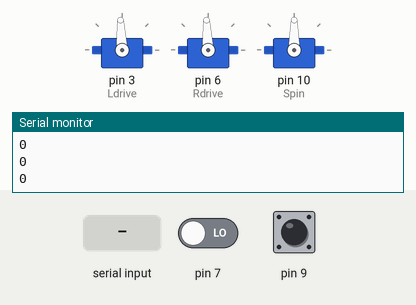
Simulated run of this sketch. Board: Arduino Uno, built with avr-gcc and run on an emulated ATmega328P. Shown: 3 × servo, the last lines printed to the serial monitor. The inputs (shaded band) are chosen by the test bench; at power-on: pin 9 HIGH, pin 7 LOW.

Above: at 1.2 s.
1.3 s: "9" received over Serial
At 2.6 s:
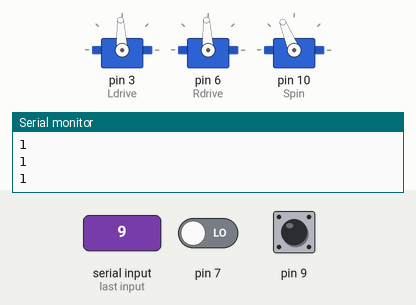
3.0 s: pin 9 pulled LOW for 0.15 s
At 3.47 s:
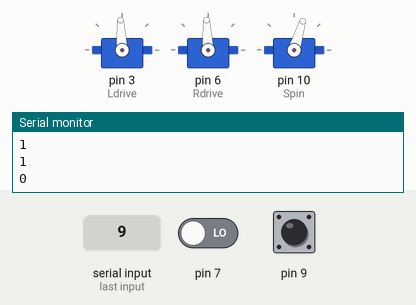
5.0 s: "1" received over Serial
At 5.3 s:
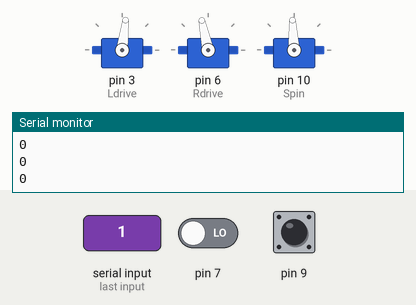
6.5 s: "2" received over Serial
At 7.7 s:
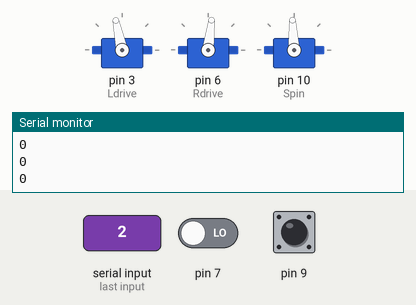
8.0 s: "4" received over Serial
At 9.0 s:
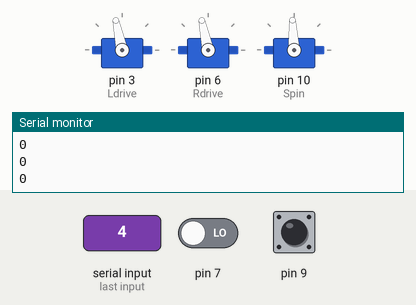
9.5 s: "9" received over Serial
At 10.8 s:
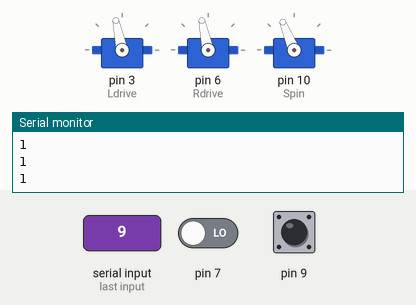
Timing chart, 0 to 12.2 s (numbered marks = the images above; inputs shaded):
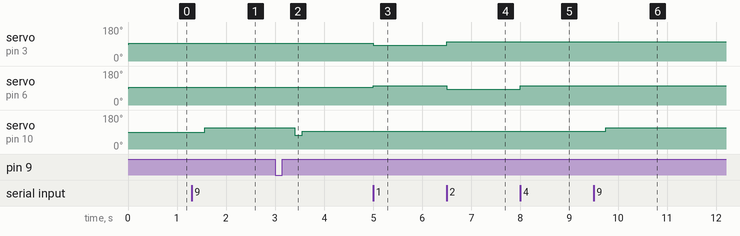

The sketch:

T_shirt_launcher_fianle.ino
```cpp
/* Circuit Birds T-Shirt Robot 2016
 *  Bluetooth Arduino Robot
 *
 *  Left=a
 *  Forward=w
 *  Right=d
 *  Back=s
 *
 * ID= testbot
 * Pass=1234
 *
 */
#include <Servo.h>
//load up servo files
  Servo Ldrive,Rdrive,Spin;
  //servo range from 1000 to 2000 with 1500 being neutrel
  int income,incomeprev;
  bool fstate,lstate,bstate,rstate,letgo,shotswitch,spincheck;
  bool dummy;
  //name for bluetooth incoming data
void setup()
{
  pinMode(9,INPUT);
   digitalWrite(9,HIGH);
  digitalWrite(7,LOW);
  Serial.begin(9600);
  //9600 mbs will conigure the serial(bluetooth) reader

Ldrive.attach(3);
Rdrive.attach(6);
Spin.attach(10);

//Pins must be set to servo mode as such before use

income=-1;
incomeprev=-1;
//will clear up any data thats is being sent to it on boot

fstate=0;
lstate=0;
bstate=0;
rstate=0;

letgo=0;//let go of the buttons
shotswitch=1;
spincheck=0;
}

void loop()
{
  income = Serial.read();
   //reads the incoming data sent
 if(income==incomeprev==-1){
  incomeprev=0;
 }
 if(income!=incomeprev){
  if(income==49){//1 forward
    fstate=!fstate;
   lstate=0;
   bstate=0;
   rstate=0;
  }
  if(income==50){//2 back
    fstate=0;
   lstate=0;
   bstate=!bstate;
   rstate=0;
  }
  if(income==51){//3 left
    fstate=0;
   lstate=!lstate;
   bstate=0;
   rstate=0;
  }
  if(income==52){//4 right
    fstate=0;
   lstate=0;
   bstate=0;
   rstate=!rstate;
  }
 }
 incomeprev=income;


  if(fstate){//w forward 119
     Ldrive.write(1400);
   Rdrive.write(1600);
   /*Ldrive.write(1200);
   Rdrive.write(1800);
  */
  }
    else if(lstate){//a left 97
   Ldrive.write(1400);
   Rdrive.write(1400);
  }
  else if(bstate){//s back 115
     Ldrive.write(1600);
     Rdrive.write(1400);
  }
  else if(rstate){//d right 100
     Ldrive.write(1600);
     Rdrive.write(1600);
  }
  else{//NEUTREAL brake
    delay(10);
    Ldrive.write(1500);
    Rdrive.write(1500);
  }
  dummy=digitalRead(7);
 if(income==57&&spincheck==0){//9 Shoot X
  spincheck=1;
  digitalWrite(7,HIGH);
  delay(250);
   digitalWrite(7,LOW);
  Spin.write(1700);
  delay(1000);
  shotswitch=1;
    while(shotswitch==1){
    shotswitch=digitalRead(9);
  Serial.println(shotswitch);
    }
      delay(400);
  Spin.write(1300);
  delay(150);
  Spin.write(1500);
  digitalWrite(9,HIGH);
 spincheck=0;
 }
 dummy=digitalRead(7);
 Serial.println(dummy);
 // Serial.println(shotswitch);
  //for debugging sends to serial moniter on a pc. (may be a sepret com port open for it)
 //delay(42);
  //"the meaning of life the universe and everything." and a very nice delay.
}
```

Measured:
- after the input at 1.3 s, servo on pin 10 (Spin): 90° → 112° after 0.26 s
- after the input at 3.0 s, servo on pin 10 (Spin): 112° → 73° after 0.40 s, → 93° 0.15 s later
- after the input at 5.0 s, servo on pin 3 (Ldrive): 93° → 83° at once; servo on pin 6 (Rdrive): 93° → 102° at once
- after the input at 6.5 s, servo on pin 3 (Ldrive): 83° → 102° at once; servo on pin 6 (Rdrive): 102° → 83° at once
- after the input at 8.0 s, servo on pin 6 (Rdrive): 83° → 102° at once
- after the input at 9.5 s, servo on pin 10 (Spin): 93° → 112° after 0.25 s
